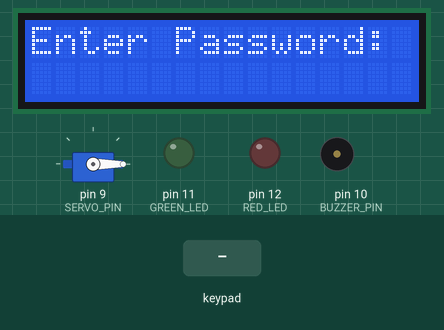
Bench run of a sketch on a simulated Arduino Uno, built with avr-gcc and run on an emulated ATmega328P. On the bench: servo, 16×2 character LCD, output pins drawn as LEDs (lit = HIGH), buzzer (waves = sounding, pin HIGH). The test bench sets the inputs (shaded band). What the sketch prints to the serial monitor is not drawn.

Above: at 2.2 s.
2.3 s: keypad keys 2 3 4 5 # pressed 0.4 s apart
At 3.4 s:
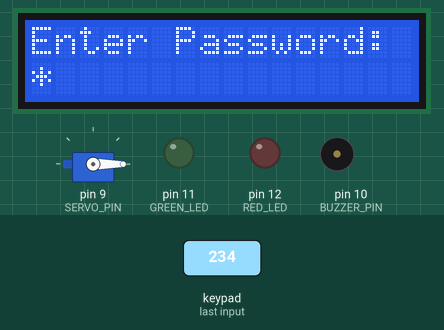
At 4.5 s:
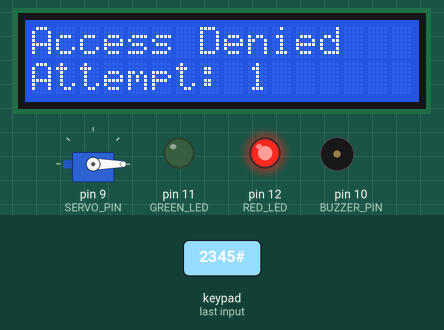
6.9 s: keypad keys 1 2 3 4 # pressed 0.4 s apart
At 9.1 s:
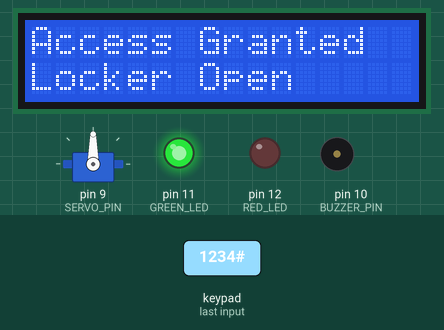
Timing chart, 0 to 15.0 s (numbered marks = the images above; inputs shaded):
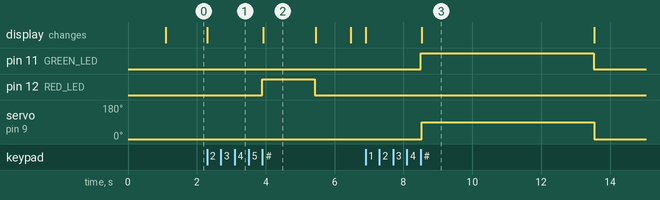

Measured:
- after the input at 2.3 s, pin 12 (RED_LED): LOW → HIGH after 1.6 s, → LOW 1.5 s later; the display: changes at once (image 1)
- after the input at 6.9 s, pin 11 (GREEN_LED): LOW → HIGH after 1.6 s, → LOW 5.0 s later; servo on pin 9 (SERVO_PIN): 0° → 90° after 1.6 s, → 0° 5.0 s later; the display: first changes at once (image 3 shows a later state)
- what the display in image 2 shows lasts 1.5 s, from 3.9 s to 5.4 s

The sketch:

anti_theft_locker.ino
```cpp
#include <Keypad.h>
#include <Servo.h>
#include <Wire.h>
#include <LiquidCrystal_I2C.h>

// -----------------------------
// KEYPAD
// -----------------------------

const byte ROWS = 4;
const byte COLS = 4;

char keys[ROWS][COLS] = {
  {'1', '2', '3', 'A'},
  {'4', '5', '6', 'B'},
  {'7', '8', '9', 'C'},
  {'*', '0', '#', 'D'}
};

byte rowPins[ROWS] = {2, 3, 4, 5};
byte colPins[COLS] = {6, 7, 8, 13};

Keypad keypad = Keypad(
  makeKeymap(keys),
  rowPins,
  colPins,
  ROWS,
  COLS
);

// -----------------------------
// LCD
// -----------------------------

LiquidCrystal_I2C lcd(0x27, 16, 2);

// -----------------------------
// SERVO
// -----------------------------

Servo lockServo;

const int SERVO_PIN = 9;

// -----------------------------
// OUTPUTS
// -----------------------------

const int BUZZER_PIN = 10;
const int GREEN_LED = 11;
const int RED_LED = 12;

// -----------------------------
// SECURITY
// -----------------------------

String storedPassword = "1234";
String enteredPassword = "";

int failedAttempts = 0;

const int MAX_ATTEMPTS = 3;

// -----------------------------
// SETUP
// -----------------------------

void setup() {

  Serial.begin(9600);

  pinMode(BUZZER_PIN, OUTPUT);
  pinMode(GREEN_LED, OUTPUT);
  pinMode(RED_LED, OUTPUT);

  lockServo.attach(SERVO_PIN);

  // Start locked
  lockServo.write(0);

  lcd.init();
  lcd.backlight();

  showLockedScreen();
}

// -----------------------------
// MAIN LOOP
// -----------------------------

void loop() {

  char key = keypad.getKey();

  if (key) {

    handleKey(key);
  }
}

// -----------------------------
// KEYPAD HANDLER
// -----------------------------

void handleKey(char key) {

  // CLEAR
  if (key == '*') {

    enteredPassword = "";

    lcd.clear();
    lcd.setCursor(0, 0);
    lcd.print("Enter Password:");

    Serial.println("Input Cleared");

    return;
  }

  // ENTER
  if (key == '#') {

    verifyPassword();

    return;
  }

  // DIGIT
  if (enteredPassword.length() < 8) {

    enteredPassword += key;

    lcd.setCursor(0, 1);

    lcd.print("*");
  }
}

// -----------------------------
// PASSWORD VERIFICATION
// -----------------------------

void verifyPassword() {

  if (enteredPassword == storedPassword) {

    accessGranted();
  }

  else {

    accessDenied();
  }

  enteredPassword = "";
}

// -----------------------------
// ACCESS GRANTED
// -----------------------------

void accessGranted() {

  failedAttempts = 0;

  digitalWrite(GREEN_LED, HIGH);
  digitalWrite(RED_LED, LOW);

  lcd.clear();

  lcd.setCursor(0, 0);
  lcd.print("Access Granted");

  lcd.setCursor(0, 1);
  lcd.print("Locker Open");

  Serial.println("ACCESS GRANTED");

  // Unlock
  lockServo.write(90);

  delay(5000);

  // Lock again
  lockServo.write(0);

  digitalWrite(GREEN_LED, LOW);

  lcd.clear();

  lcd.print("Locker Locked");

  Serial.println("AUTO LOCK");

  delay(1500);

  showLockedScreen();
}

// -----------------------------
// ACCESS DENIED
// -----------------------------

void accessDenied() {

  failedAttempts++;

  digitalWrite(RED_LED, HIGH);
  digitalWrite(GREEN_LED, LOW);

  lcd.clear();

  lcd.setCursor(0, 0);
  lcd.print("Access Denied");

  lcd.setCursor(0, 1);
  lcd.print("Attempt: ");
  lcd.print(failedAttempts);

  Serial.print("ACCESS DENIED - Attempt ");
  Serial.println(failedAttempts);

  delay(1500);

  digitalWrite(RED_LED, LOW);

  if (failedAttempts >= MAX_ATTEMPTS) {

    activateAlarm();

    failedAttempts = 0;
  }

  showLockedScreen();
}

// -----------------------------
// ALARM
// -----------------------------

void activateAlarm() {

  lcd.clear();

  lcd.setCursor(0, 0);
  lcd.print("TOO MANY");

  lcd.setCursor(0, 1);
  lcd.print("ATTEMPTS!");

  Serial.println("!!! SECURITY ALARM !!!");

  digitalWrite(RED_LED, HIGH);

  tone(BUZZER_PIN, 1000);

  delay(5000);

  noTone(BUZZER_PIN);

  digitalWrite(RED_LED, LOW);

  Serial.println("Alarm Deactivated");
}

// -----------------------------
// LOCKED SCREEN
// -----------------------------

void showLockedScreen() {

  lockServo.write(0);

  lcd.clear();

  lcd.setCursor(0, 0);
  lcd.print("Locker Locked");

  delay(1000);

  lcd.clear();

  lcd.setCursor(0, 0);
  lcd.print("Enter Password:");
}
```
